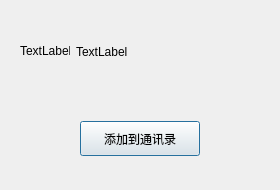
<?xml version="1.0" encoding="UTF-8"?>
<ui version="4.0">
 <class>FindSuccessDlg</class>
 <widget class="QDialog" name="FindSuccessDlg">
  <property name="geometry">
   <rect>
    <x>0</x>
    <y>0</y>
    <width>280</width>
    <height>190</height>
   </rect>
  </property>
  <property name="minimumSize">
   <size>
    <width>280</width>
    <height>190</height>
   </size>
  </property>
  <property name="maximumSize">
   <size>
    <width>280</width>
    <height>190</height>
   </size>
  </property>
  <property name="windowTitle">
   <string>Dialog</string>
  </property>
  <layout class="QVBoxLayout" name="verticalLayout">
   <item>
    <widget class="QWidget" name="widget" native="true">
     <layout class="QHBoxLayout" name="horizontalLayout">
      <item>
       <widget class="QLabel" name="head_lb">
        <property name="minimumSize">
         <size>
          <width>50</width>
          <height>50</height>
         </size>
        </property>
        <property name="maximumSize">
         <size>
          <width>50</width>
          <height>50</height>
         </size>
        </property>
        <property name="text">
         <string>TextLabel</string>
        </property>
       </widget>
      </item>
      <item>
       <widget class="QLabel" name="name_lb">
        <property name="text">
         <string>TextLabel</string>
        </property>
       </widget>
      </item>
      <item>
       <spacer name="horizontalSpacer">
        <property name="orientation">
         <enum>Qt::Orientation::Horizontal</enum>
        </property>
        <property name="sizeHint" stdset="0">
         <size>
          <width>100</width>
          <height>20</height>
         </size>
        </property>
       </spacer>
      </item>
     </layout>
    </widget>
   </item>
   <item>
    <widget class="QWidget" name="widget_2" native="true">
     <layout class="QHBoxLayout" name="horizontalLayout_2">
      <item>
       <widget class="ClickedBtn" name="add_friend_btn">
        <property name="minimumSize">
         <size>
          <width>120</width>
          <height>35</height>
         </size>
        </property>
        <property name="maximumSize">
         <size>
          <width>120</width>
          <height>35</height>
         </size>
        </property>
        <property name="text">
         <string>添加到通讯录</string>
        </property>
       </widget>
      </item>
     </layout>
    </widget>
   </item>
  </layout>
 </widget>
 <customwidgets>
  <customwidget>
   <class>ClickedBtn</class>
   <extends>QPushButton</extends>
   <header location="global">clickedbtn.h</header>
  </customwidget>
 </customwidgets>
 <resources/>
 <connections/>
</ui>
